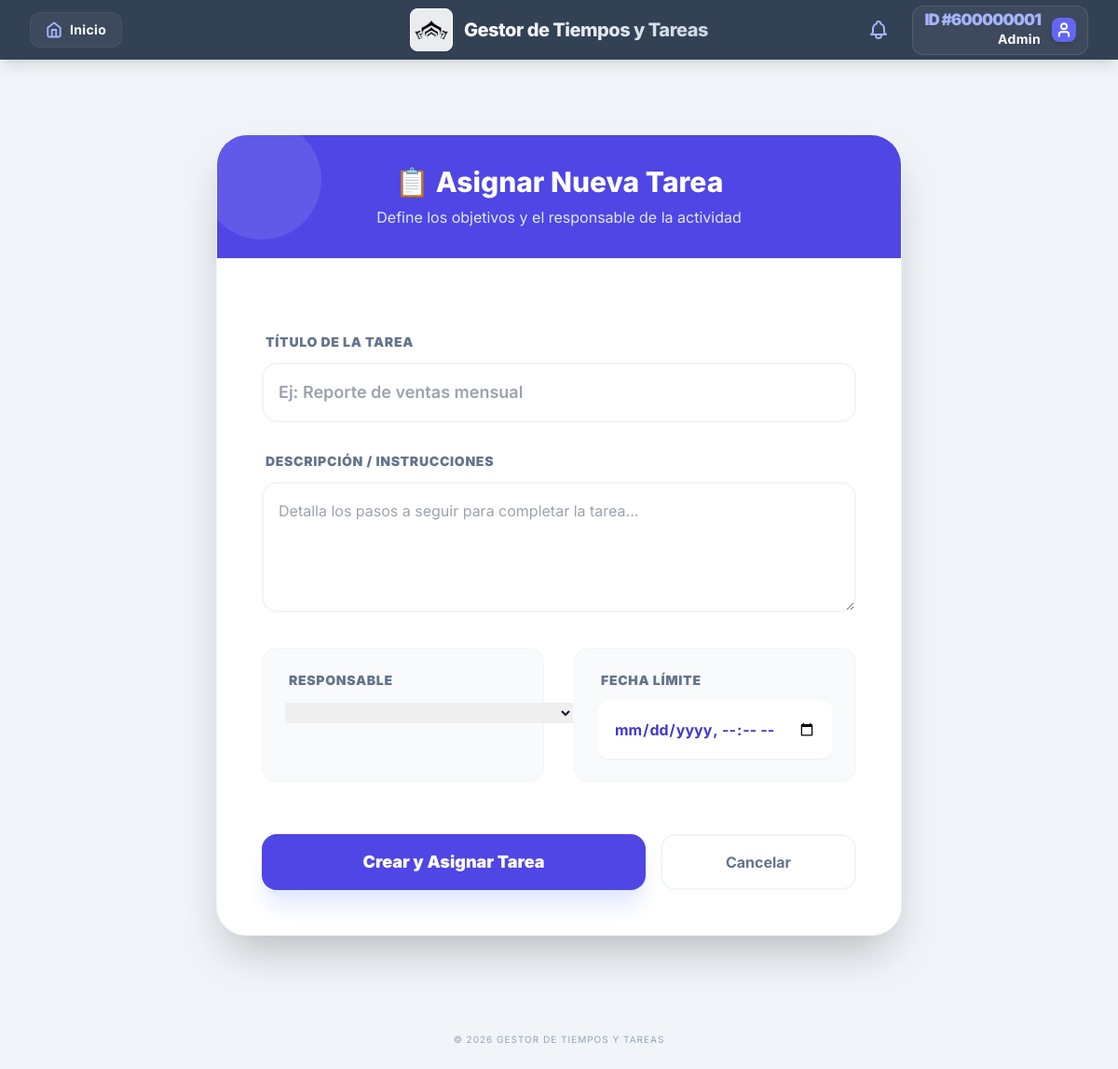
The page /tasks/crear/ (signed in) on the database as committed earlier.
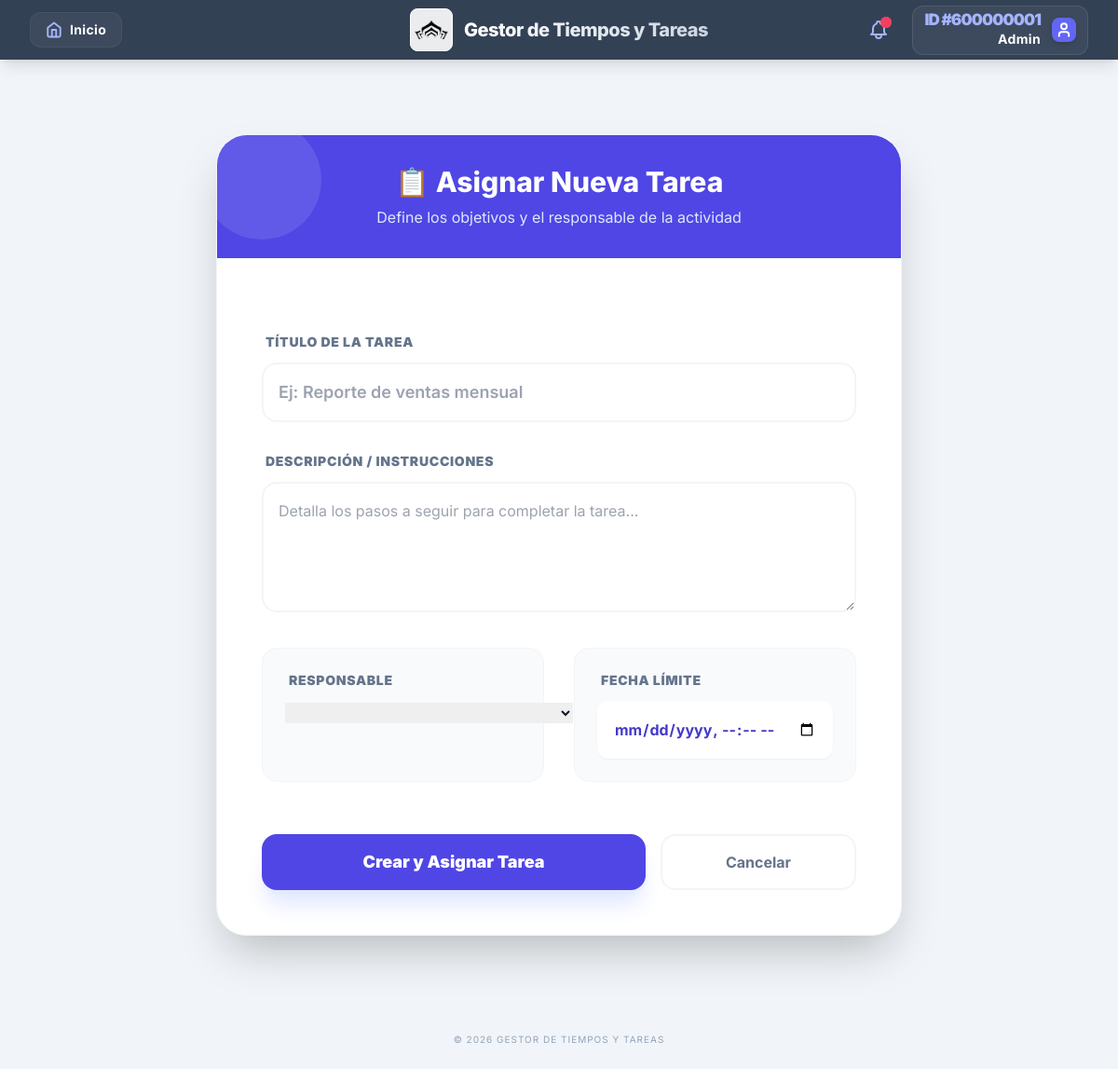
The same page on the database as committed later.
### tasks/models.py (models this page shows, shortened)
class Notificacion(models.Model):
    receptor = models.ForeignKey(
        settings.AUTH_USER_MODEL,
        on_delete=models.CASCADE,
        related_name='notificaciones'
    )
    tarea = models.ForeignKey('Task', on_delete=models.CASCADE)
    mensaje = models.CharField(max_length=255)
    link = models.CharField(max_length=255, null=True, blank=True)
    leido = models.BooleanField(default=False)
    creada_en = models.DateTimeField(auto_now_add=True)
    class Meta:
        db_table = 'notificaciones'
        ordering = ['-creada_en']

### tasks/views.py (the view, shortened to what this page needs)
# urls.py: path('crear/', views.task_create, name='task_create'),
@login_required
def task_create(request):
    from users.models import User, SupervisorEmpleado
    permiso = get_task_permission(request.user)
    user_roles = request.user.user_roles.select_related('role')
    es_admin = request.user.is_superuser
    es_jefe = user_roles.filter(role__role_name__iexact='jefe').exists()
    es_supervisor = user_roles.filter(role__tareas_supervisor__gt=0).exists()
    if not (es_admin or es_jefe or es_supervisor):
        messages.error(request, "No tienes permisos para crear tareas.")
        return redirect('tasks:tasks_list')
    if es_admin or es_jefe:
        usuarios = User.objects.exclude(user_id=request.user.user_id).exclude(is_superuser=True).order_by('username')
    else:
        mis_empleados_ids = SupervisorEmpleado.objects.filter(supervisor=request.user).values_list('empleado_id', flat=True)
        usuarios = User.objects.filter(user_id__in=mis_empleados_ids).order_by('username')
    return render(request, 'tasks/task_create.html', {'usuarios': usuarios, 'permiso': permiso})

### tasks/utils.py (called while the page is built, shortened)
def get_task_permission(user):
    from users.models import userRole
    if user.is_superuser:
        return 2

### tasks/templates/tasks/task_create.html (shortened to what this page needs)
{% extends 'core/base.html' %}
{% block content %}
<link href="https://cdn.jsdelivr.net/npm/tom-select@2.2.2/dist/css/tom-select.bootstrap5.min.css" rel="stylesheet">
<div class="max-w-3xl mx-auto py-12 px-4">
    <div class="bg-white rounded-[2rem] shadow-2xl border border-slate-100">
        <div class="bg-indigo-600 p-8 relative overflow-hidden text-center rounded-t-[2rem]">
            <div class="relative z-10">
                <h2 class="text-3xl font-extrabold text-white">📋 Asignar Nueva Tarea</h2>
                <p class="text-indigo-100 mt-2 text-base">Define los objetivos y el responsable de la actividad</p>
            </div>
            <div class="absolute top-0 left-0 -mt-4 -ml-4 w-32 h-32 bg-white opacity-10 rounded-full"></div>
        </div>
        <form method="POST" class="p-8 md:p-12 space-y-8">
            <div>
                <label class="block text-sm font-black text-slate-500 uppercase tracking-wider mb-3 ml-1">Título de la Tarea</label>
                <input type="text" name="titulo" placeholder="Ej: Reporte de ventas mensual" required
                       class="w-full border-2 border-slate-100 p-4 rounded-2xl outline-none focus:border-indigo-500 focus:ring-4 focus:ring-indigo-50 transition-all text-lg font-semibold text-slate-800">
            </div>
            <div>
                <label class="block text-sm font-black text-slate-500 uppercase tracking-wider mb-3 ml-1">Descripción / Instrucciones</label>
                <textarea name="descripcion" rows="4" placeholder="Detalla los pasos a seguir para completar la tarea..."
                          class="w-full border-2 border-slate-100 p-4 rounded-2xl outline-none focus:border-indigo-500 focus:ring-4 focus:ring-indigo-50 transition-all text-base text-slate-600 leading-relaxed"></textarea>
            </div>
            <div class="grid grid-cols-1 md:grid-cols-2 gap-8">
                <div class="bg-slate-50 p-6 rounded-2xl border border-slate-100 relative z-50">
                    <label class="block text-sm font-black text-slate-500 uppercase tracking-wider mb-3 ml-1">Responsable</label>
                    <select id="select-beast" name="asignado_a" required placeholder="Buscar nombre o ID..." autocomplete="off">
                        <option value=""></option>
                        {% for u in usuarios %}
                            <option value="{{ u.user_id }}">{{ u.username }} (ID: {{ u.user_id }})</option>
                        {% endfor %}
                    </select>
                </div>
                <div class="bg-slate-50 p-6 rounded-2xl border border-slate-100">
                    <label class="block text-sm font-black text-slate-500 uppercase tracking-wider mb-3 ml-1">Fecha Límite</label>
                    <input type="datetime-local" name="fecha_limite" required
                           class="w-full border-2 border-white p-4 rounded-xl outline-none focus:border-indigo-500 focus:ring-4 focus:ring-indigo-50 transition-all text-base font-bold text-indigo-700 shadow-sm">
                </div>
            </div>
            <div class="flex flex-col sm:flex-row gap-4 pt-6">
                <button type="submit" class="flex-[2] bg-indigo-600 text-white py-4 rounded-2xl font-black text-lg hover:bg-indigo-700 transition-all shadow-xl shadow-indigo-100 transform hover:-translate-y-1">
                    Crear y Asignar Tarea
                </button>
                <a href="{% url 'tasks:tasks_list' %}" class="flex-1 bg-white text-slate-500 py-4 rounded-2xl font-bold text-center hover:bg-slate-50 transition-all border-2 border-slate-100">
                    Cancelar
                </a>
            </div>
        </form>
    </div>
</div>
{% endblock %}

### core/templates/core/base.html (shortened to what this page needs)
{% load static %}
<!DOCTYPE html>
<html lang="es">
<head>
    <script src="https://cdn.tailwindcss.com"></script>
</head>
<body class="bg-slate-100 min-h-screen flex flex-col text-slate-900">
    <nav class="bg-slate-700 text-white shadow-lg sticky top-0 z-50">
        <div class="max-w-7xl mx-auto px-4 sm:px-6 lg:px-8">
            <div class="grid grid-cols-3 h-16 items-center">
                <div class="flex justify-start">
                    <a href="{% url 'core:dashboard' %}"
                       class="hidden md:flex items-center gap-2 bg-white/5 hover:bg-white/10 px-4 py-2 rounded-xl transition-all border border-white/5 group">
                        <span class="text-sm font-bold tracking-wide">Inicio</span>
                    </a>
                </div>
                <div class="flex justify-center items-center gap-3">
                    <div class="bg-white/90 p-1 rounded-lg border border-white shadow-sm transition-transform hover:scale-105">
                        <img src="{% static 'img/Screenshot_4.png' %}" alt="Logo" class="h-9 w-9 object-contain">
                    </div>
                    <h1 class="text-lg md:text-xl font-extrabold tracking-tight bg-gradient-to-r from-white to-slate-300 bg-clip-text text-transparent hidden sm:block text-center">
                    </h1>
                </div>
                <div class="flex justify-end items-center">
                    {% if user.is_authenticated %}
                    <div class="relative mr-4">
                        <button id="notif-button" class="block p-2 text-indigo-300 hover:bg-white/10 rounded-xl transition-colors focus:outline-none relative">
                            {% for noti in user.notificaciones.all %}
                                {% if not noti.leido and forloop.first %}
                                    <span class="absolute top-1.5 right-1.5 flex h-3 w-3">
                                        <span class="relative inline-flex rounded-full h-3 w-3 bg-rose-500"></span>
                                    </span>
                                {% endif %}
                            {% endfor %}
                        </button>
                    </div>
                    {% endif %}
                    <div class="relative">
                        <button id="user-menu-button"
                            class="flex items-center space-x-3 bg-white/5 hover:bg-white/10 py-1.5 px-3 rounded-xl transition-all border border-white/10 focus:outline-none">
                            <div class="flex flex-col items-end leading-none hidden md:flex">
                                <span class="text-[17px] font-black uppercase text-indigo-300 tracking-tighter mb-0.5">ID #{{ user.user_id }}</span>
                                <span class="text-sm font-bold tracking-wide">{{ user.username|title }}</span>
                            </div>
                            <div class="bg-indigo-500 p-1 rounded-lg shadow-md">
                                <svg xmlns="http://www.w3.org/2000/svg" width="18" height="18" viewBox="0 0 24 24" fill="none" stroke="currentColor" stroke-width="2.5" stroke-linecap="round" stroke-linejoin="round">
                                    <path d="M19 21v-2a4 4 0 0 0-4-4H9a4 4 0 0 0-4 4v2"/><circle cx="12" cy="7" r="4"/>
                                </svg>
                            </div>
                        </button>
                    </div>
                </div>
            </div>
        </div>
    </nav>
    <main class="flex-grow p-4 md:p-6 lg:p-8">
        {% block content %}{% endblock content %}
    </main>
    <footer class="py-6 text-center text-slate-400 text-[10px] uppercase tracking-widest bg-slate-100">
        &copy; 2026 Gestor de Tiempos y Tareas
    </footer>
</body>
</html>

Rows that differ between the two databases and show on the page:
added Notificacion: leido False (drawn)
